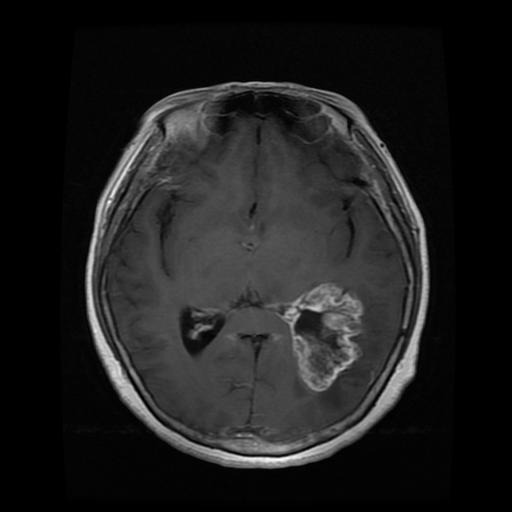
#> input picture Yolo/data/Val/Glioma/images/gg (9).jpg, 512 x 512 px; the run also reads 1 picture not shown here
$ jupyter execute traincv.ipynb
#> lines starting #> are read from the running program, lines starting #| are printed output that depends on the picture
[cell 1]
import cv2
import matplotlib.pyplot as plt
import os ,glob, random


img = cv2.imread("Yolo/data/Val/Glioma/images/gg (9).jpg")
#> img is the input picture: shape (512, 512, 3); min 0, max 255, mean 30.5
img_rgb = cv2.cvtColor(img, cv2.COLOR_BGR2RGB)
plt.imshow(img_rgb)

[cell 2]
def show_grid(folder, n=6, figsize=(12,8)):
#> called with folder = '.\\Yolo\\data\\Val\\Glioma\\images', n = 5, figsize = (12, 8)
    paths = glob.glob(os.path.join(folder, "*.jpg"))
    sample = random.sample(paths, min(n, len(paths)))
    plt.figure(figsize=figsize)
    for i,p in enumerate(sample,1):
        im = cv2.cvtColor(cv2.imread(p), cv2.COLOR_BGR2RGB)
        plt.subplot(1, n, i); plt.imshow(im); plt.title(os.path.basename(p)); plt.axis('off')
    plt.show()
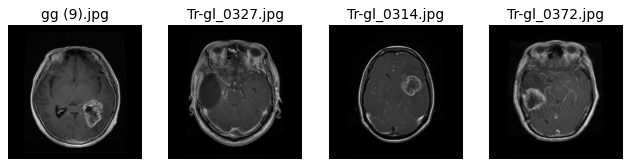
#> figure drawn by matplotlib, 4 panels

show_grid(".\Yolo\data\Val\Glioma\images", n=5)

[cell 3]
# ...existing code...
import cv2
import matplotlib.pyplot as plt
import os, glob
base = r'./Yolo/data/Val'
print(os.listdir(r'./Yolo/data/Val'))


def show_first_k(folder,class_name, k=5):
    paths = glob.glob(os.path.join(folder, "*.jpg"))[:k]
    print(paths)

    for i in paths :
        print(i)
        plt.imshow(cv2.imread(i))
        plt.title(class_name)
        plt.show()
def get_dirs(base):
    for d in os.listdir(base):
         show_first_k(os.path.join(base , d , 'images'), class_name=d, k=5)
